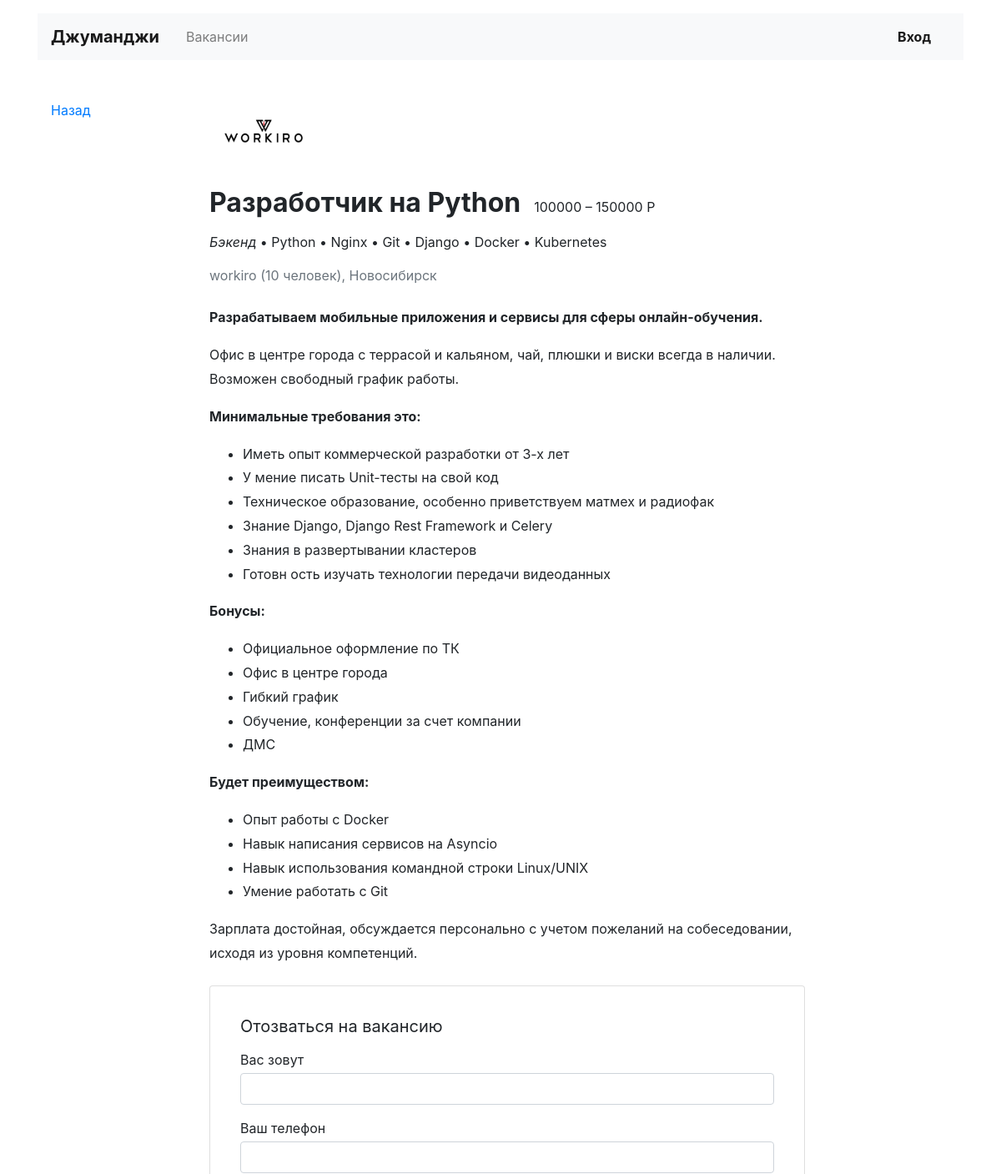
The app's page /vacancies/1 (upper part), older data.
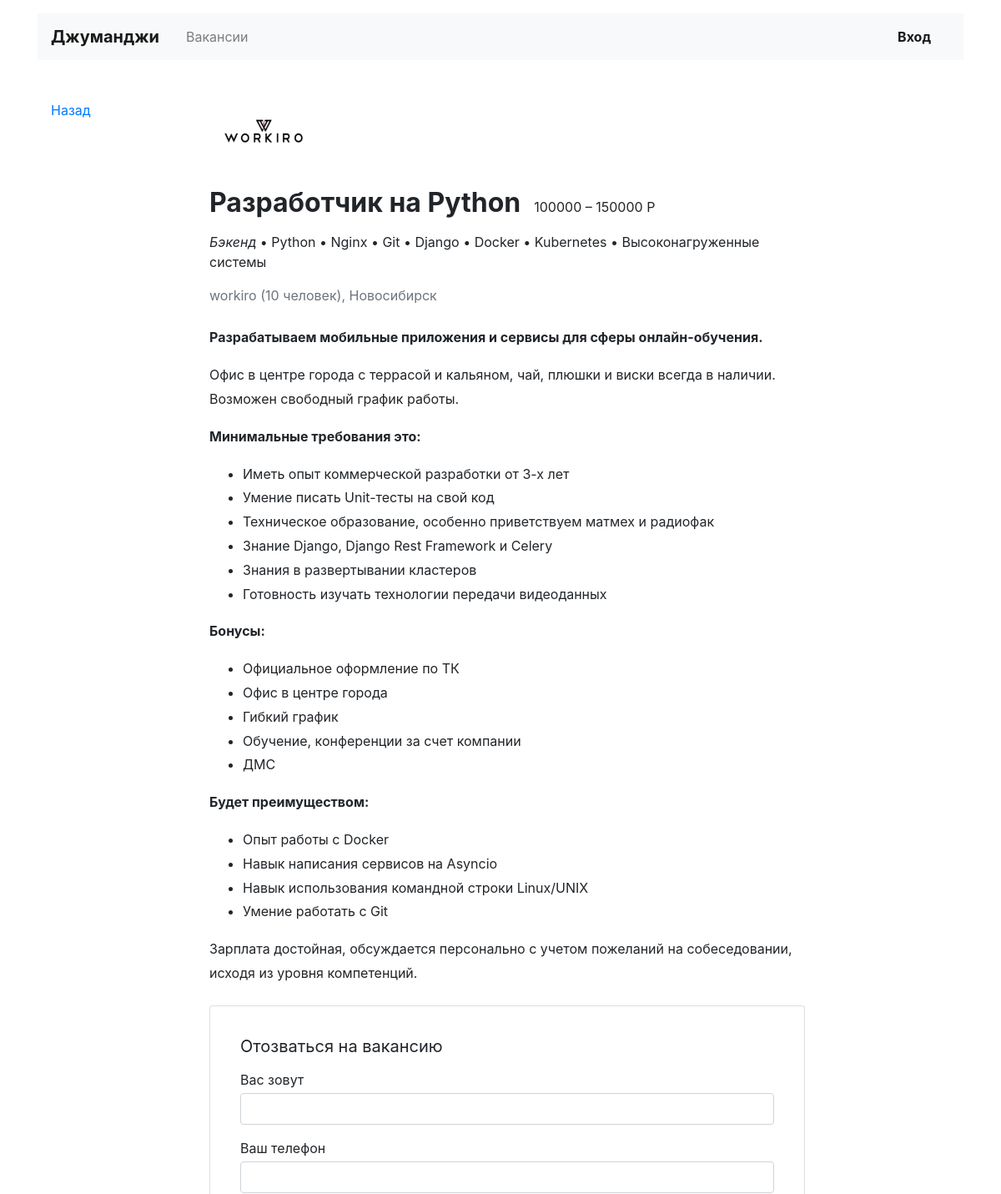
The same page, newer data.
### vacancies/models.py (models this page shows, shortened)
class Vacancy(models.Model):
    title = models.CharField(max_length=60)
    specialty = models.ForeignKey(
        Specialty,
        on_delete=models.CASCADE,
        related_name='vacancies'
    )
    company = models.ForeignKey(
        Company,
        on_delete=models.CASCADE,
        related_name='vacancies'
    )
    skills = models.CharField(max_length=60)
    text = models.TextField()
    salary_min = models.IntegerField()
    salary_max = models.IntegerField()
    published_at = models.DateTimeField(auto_now_add=True)
    def skills_as_list(self):
        return [skill.strip() for skill in self.skills.split(',')]
    class Meta:
        verbose_name = 'Вакансии'  # used to display custom name in admin panel. Automaticly add 's' to the end
        verbose_name_plural = 'Вакансии'  # for multy-word
        ordering = ['-published_at']

class Company(models.Model):
    name = models.CharField(max_length=60)
    city = models.CharField(max_length=60)
    logo = models.ImageField(upload_to=settings.MEDIA_COMPANY_IMAGE_DIR, blank=True, null=True)
    description = models.TextField()
    employee_count = models.IntegerField()
    owner = models.OneToOneField(
        User,
        on_delete=models.SET_NULL,
        related_name='company',
        null=True,
        blank=True
    )

class Specialty(models.Model):
    code = models.CharField(primary_key=True, max_length=30)
    title = models.CharField(max_length=60)
    picture = models.ImageField(upload_to=settings.MEDIA_SPECIALITY_IMAGE_DIR)

### vacancies/views.py (the view, shortened to what this page needs)
# urls.py: path('<int:pk>', vacancies_views.VacancyView.as_view(), name='vacancy_pk'),
class VacancyView(DetailView):
    template_name = 'vacancies/vacancy.html'
    model = models.Vacancy
    extra_context = {'form': forms.Application}
    def get_context_data(self, **kwargs):
        context = super().get_context_data(**kwargs)
        return context

### vacancies/templates/vacancies/vacancy.html (shortened to what this page needs)
{% extends 'vacancies/Base.html' %}
{% block container %}
    <main class="container mt-3 pb-5">
        <div class="row mt-5">
            <div class="col-12 col-lg-2">
                <div class="pl-3 mb-5">
                    <p><a href="#">Назад</a></p>
                </div>
            </div>
            <div class="col-12 col-lg-8">
                <section class="pl-3">
                    <a href="#"><img src="{{ object.company.logo.url }}" width="130" height="80" alt=""></a>
                    <div class="d-flex align-items-baseline align-content-baseline">
                        <h1 class="h2 mt-4 font-weight-bold">{{ object.title }}</h1>
                        <p class="m-0 pl-3">{{ object.salary_min }} – {{ object.salary_max }} Р</p>
                    </div>
                    <p class="mt-2"><i>{{ object.specialty.title }}</i>
                        {% for skill in object.skills_as_list %}
                            &bull; {{ skill }}
                        {% endfor %}</p>
                    <p class="text-muted mb-4">{{ object.company.name }} ({{ object.company.employee_count }} человек),
                        {{ object.company.city }}</p>
                    <div style="line-height: 1.8;">
                        <b>{{ object.company.description }}</b>
                        <p>{{ object.text | safe }}</p>
                    </div>
                    <form action="" method="post" class="card mt-4 mb-3" enctype="multipart/form-data">
                        <div class="card-body mx-3">
                            <p class="h5 mt-3 font-weight-normal">Отозваться на вакансию</p>
                            <div class="form-group">
                                <label class="mb-1 mt-2" for="userName">Вас зовут</label>
                                {{ form.written_username }}
                            </div>
                            <div class="form-group">
                                <label class="mb-1" for="userPhone">Ваш телефон</label>
                                {{ form.written_phone }}
                            </div>
                        </div>
                    </form>
                </section>
            </div>
        </div>
    </main>
{% endblock %}

Row changes from the older to the newer data that the page shows:
changed Vacancy "Разработчик на Python": text "…разработки от 3-х лет У мение писать Unit-тесты на свой код Техническое образование, особенно приветствуем матмех и радиофак Знание Django, Django Rest Framework и Celery Знания в развертывании кластеров Готовн ость изучать технологии передачи видеоданных…" → "…разработки от 3-х лет Умение писать Unit-тесты на свой код Техническое образование, особенно приветствуем матмех и радиофак Знание Django, Django Rest Framework и Celery Знания в развертывании кластеров Готовность изучать технологии передачи видеоданных…"
Text that changed along with them:
new list line: "• Высоконагруженные системы"
